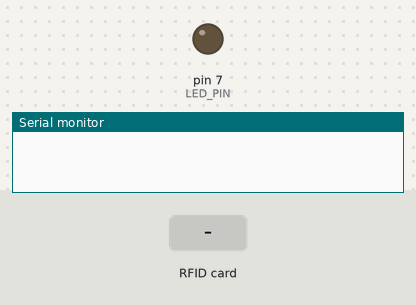
This sketch was run on a simulated Arduino Uno, built with avr-gcc and run on an emulated ATmega328P. Parts: output pins drawn as LEDs (lit = HIGH), the last lines printed to the serial monitor. Inputs (shaded band) come from the test bench. Pins used as bus, display or sensor lines are not drawn.

Above: at 1.2 s.
1.3 s: RFID card A3 67 87 1A held to the reader
At 1.7 s:
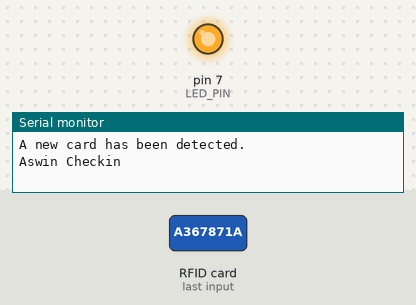
2.8 s: RFID card 5E 7A 19 C4 held to the reader
At 3.1 s:
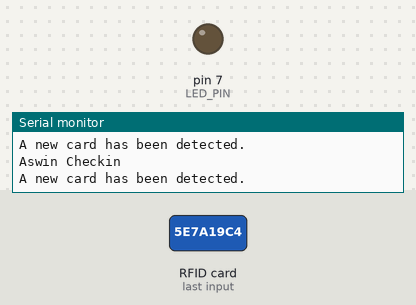
Timing chart, 0 to 5.8 s (numbered marks = the images above; inputs shaded):
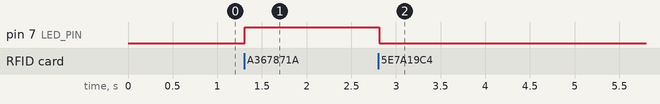

The sketch:

RFID_MFRC522.ino
```cpp
#include <SPI.h>
#include <MFRC522.h>

#define SS_PIN 10
#define RST_PIN 9
#define LED_PIN 7 // Define the pin for the LED

MFRC522 rfid(SS_PIN, RST_PIN); // Instance of the class
MFRC522::MIFARE_Key key;

// Init array that will store new NUID
byte nuidPICC[4];
byte member[4]= {0xA3,0x67,0x87,0x1A};
void setup() {
  Serial.begin(9600);
  SPI.begin(); // Init SPI bus
  rfid.PCD_Init(); // Init MFRC522

  pinMode(LED_PIN, OUTPUT); // Set the LED pin as output
  digitalWrite(LED_PIN, LOW); // Make sure LED is off at start

  for (byte i = 0; i < 6; i++) {
    key.keyByte[i] = 0xFF;
  }


}

void loop() {

  // Reset the loop if no new card present on the sensor/reader. This saves the entire process when idle.
  if ( ! rfid.PICC_IsNewCardPresent())
    return;

  // Verify if the NUID has been read
  if ( ! rfid.PICC_ReadCardSerial())
    return;

  if (rfid.uid.uidByte[0] != nuidPICC[0] ||
    rfid.uid.uidByte[1] != nuidPICC[1] ||
    rfid.uid.uidByte[2] != nuidPICC[2] ||
    rfid.uid.uidByte[3] != nuidPICC[3] ) {
    Serial.println(F("A new card has been detected."));

    // Store NUID into nuidPICC array
    for (byte i = 0; i < 4; i++) {
      nuidPICC[i] = rfid.uid.uidByte[i];
    }


    // Check if the detected card is the specific one
    if (rfid.uid.uidByte[0] == member[0] ||
    rfid.uid.uidByte[1] == member[1] ||
    rfid.uid.uidByte[2] == member[2] ||
    rfid.uid.uidByte[3] == member[3] ) {
      digitalWrite(LED_PIN, HIGH); // Turn on the LED
      Serial.println("Aswin Checkin");
    }
    else {
      digitalWrite(LED_PIN, LOW); // Turn off the LED
    }
  }
  else Serial.println(F("Card read previously."));

  // Halt PICC
  rfid.PICC_HaltA();

  // Stop encryption on PCD
  rfid.PCD_StopCrypto1();
}


  
```

Measured:
- after the input at 1.3 s, pin 7 (LED_PIN): LOW → HIGH at once
- after the input at 2.8 s, pin 7 (LED_PIN): HIGH → LOW at once
